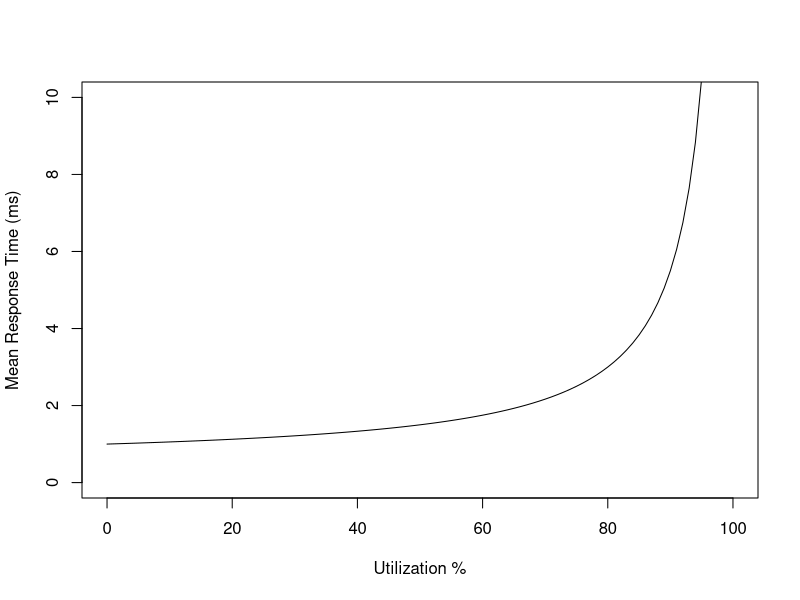

The R script that drew this image:
svc_ms <- 1             # average disk I/O service time, ms
util_min <- 0           # range to plot
util_max <- 100
ms_min <- 0
ms_max <- 10
# plot mean response time vs utilization (M/D/1)
plot(x <- c(util_min:util_max), svc_ms * (2 - x/100) / (2 * (1 - x/100)),
     type="l", lty=1, lwd=1,
     xlim=c(util_min, util_max), ylim=c(ms_min, ms_max),
     xlab="Utilization %", ylab="Mean Response Time (ms)")

